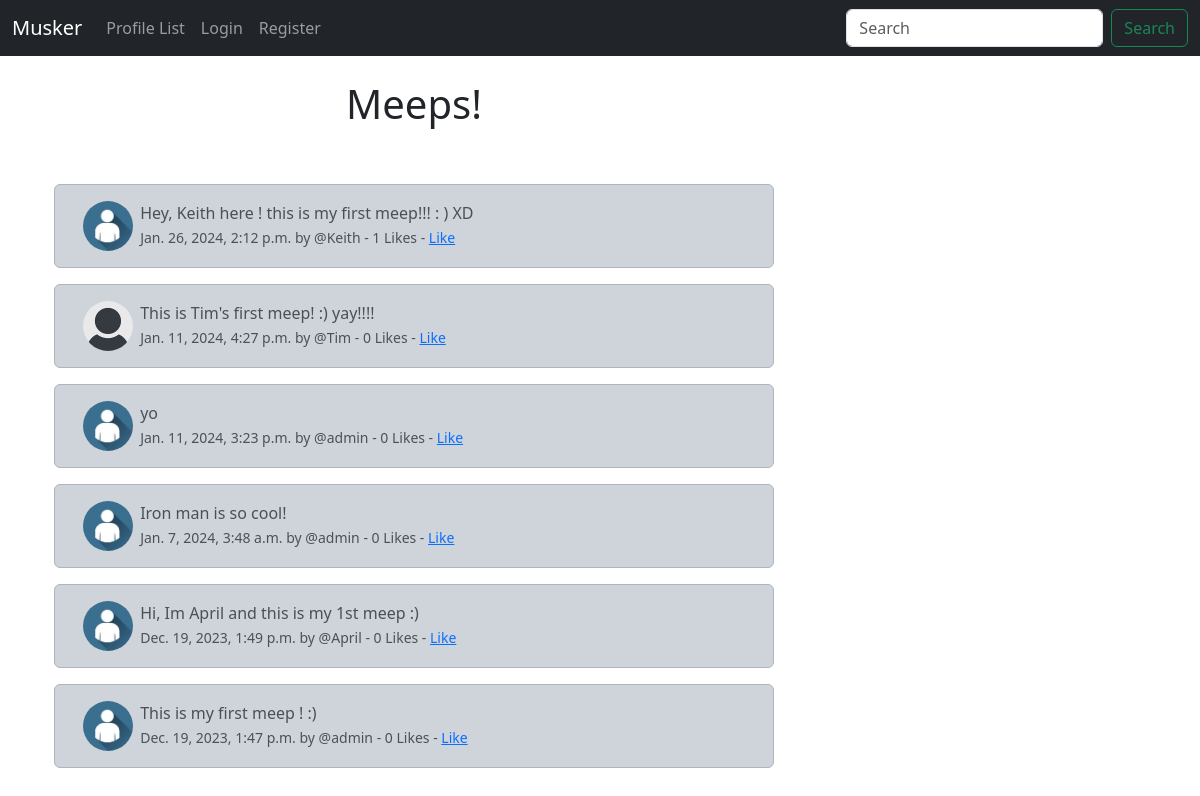
The page / on the database its author committed.
### musker/models.py (models this page shows, shortened)
class Meep(models.Model):
    user = models.ForeignKey(User, related_name="meeps", on_delete=models.DO_NOTHING)
    body = models.CharField(max_length=500)
    created_at = models.DateTimeField(auto_now_add=True)
    likes = models.ManyToManyField(User, related_name="meep_like", blank=True)
    def number_of_likes(self):
        return self.likes.count()

class Profile(models.Model):
    user = models.OneToOneField(User, on_delete=models.CASCADE)
    follows = models.ManyToManyField('self', related_name='followed_by', symmetrical=False, blank=True)
    date_modified = models.DateTimeField(User, auto_now=True)
    profile_image = models.ImageField(null = True, blank = True, upload_to='images/')
    profile_bio = models.CharField(null=True, blank=True, max_length=500)
    homepage_link = models.CharField(null=True, blank=True, max_length=100)
    facebook_link = models.CharField(null=True, blank=True, max_length=100)
    instagram_link = models.CharField(null=True, blank=True, max_length=100)
    linkedin_link = models.CharField(null=True, blank=True, max_length=100)

### musker/views.py (the view)
# urls.py: path('', views.home, name="home"),
def home(request):
    if request.user.is_authenticated:
        form = MeepForm(request.POST or None)
        if request.method == "POST":
            if form.is_valid():
                meep = form.save(commit=False)
                meep.user = request.user
                meep.save()
                messages.success(request, 'Meep posted!')
                return redirect('home')
        meeps = Meep.objects.all().order_by("-created_at")
        return render(request, 'home.html', {'meeps': meeps, "form":form})
    else:
        meeps = Meep.objects.all().order_by("-created_at")
        return render(request, 'home.html', {'meeps': meeps})

### musker/templates/home.html (shortened to what this page needs)
{% extends 'base.html' %}
{% load static %}
{% block content %}
    <div class="container">
        <div class="row">
            <div class="col-8">
    <h1 class="text-center">Meeps!</h1>
    <br/><br/>
    {% for meep in meeps %}
        <div class="alert alert-dark" role="alert">
            <div class="container">
                <div class="row">
                    <div class="col-1">
                        {% if meep.user.profile.profile_image %}
                        <img src="{{ meep.user.profile.profile_image.url }}" width=50 height=50 class="rounded-circle" alt="{{ profile.user.username }}">
                      {% else %}
                        <img src="{% static 'images/default_profile_pic.png' %}" width=50 height=50 class="rounded-circle" alt="Profile Image">
                      {% endif %}
                    </div>
                    <div class="col-11">
                        {{ meep.body }}<br/>
                        <small class="text-muted">
                            {{ meep.created_at }} by @{{ meep.user.username}}
                            - {{ meep.number_of_likes }} Likes -
                            {% if user in meep.likes.all %}
                                <a href="{% url 'meep_like' meep.id %}">Unlike</a>
                            {% else %}
                                <a href="{% url 'meep_like' meep.id %}">Like</a>
                            {% endif %}
                        </small>
                    </div>
                <br/><br/>
                </div>
            </div>
        </div>
    {% endfor %}
</div>
<div class="col-4">
        <br/><br/><br/><br/>
</div>
{% endblock %}

### rows shown on the page
Meep: user.profile.profile_image (picture), body "Hey, Keith here ! this is my first meep!!! : ) XD", created_at "Jan. 26, 2024, 2:12 p.m.", user.username "Keith", number_of_likes "1", shows "Like"
Meep: body "This is Tim's first meep! :) yay!!!!", created_at "Jan. 11, 2024, 4:27 p.m.", user.username "Tim", number_of_likes "0", shows "Like"
Meep: user.profile.profile_image (picture), body "yo", created_at "Jan. 11, 2024, 3:23 p.m.", user.username "admin", number_of_likes "0", shows "Like"
Meep: user.profile.profile_image (picture), body "Iron man is so cool!", created_at "Jan. 7, 2024, 3:48 a.m.", user.username "admin", number_of_likes "0", shows "Like"
Meep: user.profile.profile_image (picture), body "Hi, Im April and this is my 1st meep :)", created_at "Dec. 19, 2023, 1:49 p.m.", user.username "April", number_of_likes "0", shows "Like"
Meep: user.profile.profile_image (picture), body "This is my first meep ! :)", created_at "Dec. 19, 2023, 1:47 p.m.", user.username "admin", number_of_likes "0", shows "Like"
